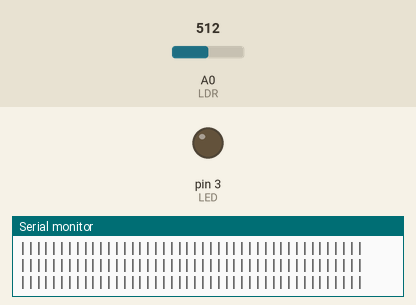
Recording of a sketch running on a simulated Arduino Uno, built with avr-gcc and run on an emulated ATmega328P. Parts: output pins drawn as LEDs (lit = HIGH), the last lines printed to the serial monitor. The inputs (shaded band) are chosen by the test bench; at power-on: A0 (LDR) = 512.

Above: at 1.2 s.
1.3 s: A0 (LDR) set to 491
At 2.5 s:
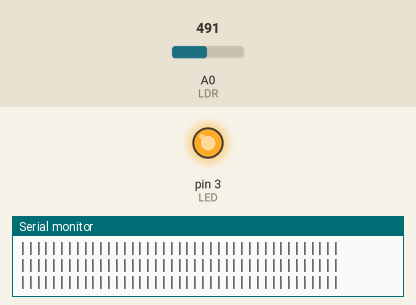
2.8 s: A0 (LDR) set to 510
At 3.2 s:
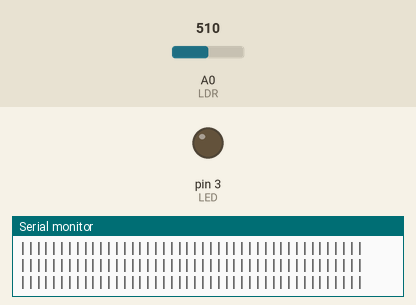
5.8 s: A0 (LDR) set to 122
At 6.6 s:
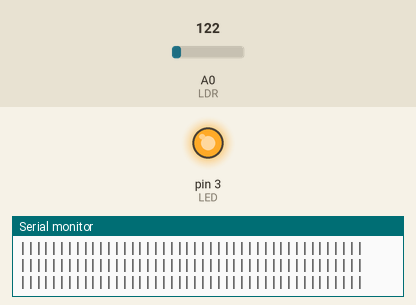
Timing chart, 0 to 8.8 s (numbered marks = the images above; inputs shaded):
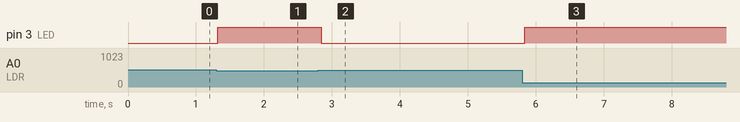

Measured:
- the behaviour switches between 500 and 499 on A0 (LDR) (found by bisection; images 0 and 1)
- after the input at 1.3 s, pin 3 (LED): LOW → HIGH at once
- after the input at 2.8 s, pin 3 (LED): HIGH → LOW at once
- after the input at 5.8 s, pin 3 (LED): LOW → HIGH at once

The sketch:

S10_S1_1.ino
```cpp
const int umbral;
int LDR = A0;
int LED = 3;

int value;
int i;

void setup() {
  pinMode(LDR, INPUT);
  pinMode(LED, OUTPUT);
  Serial.begin(9600);
}

void loop() {
  value = analogRead(LDR);

  if(value < 500) {
    digitalWrite(LED, 1);
  } else {
    digitalWrite(LED, 0);
  }

  graphValue(value-200, 7);
  delay(50);
}

void graphValue(int value, int scale) {
  for(i = 0; i < value / scale; i++) {
    Serial.print("|");
  }
  Serial.println();
}
```
